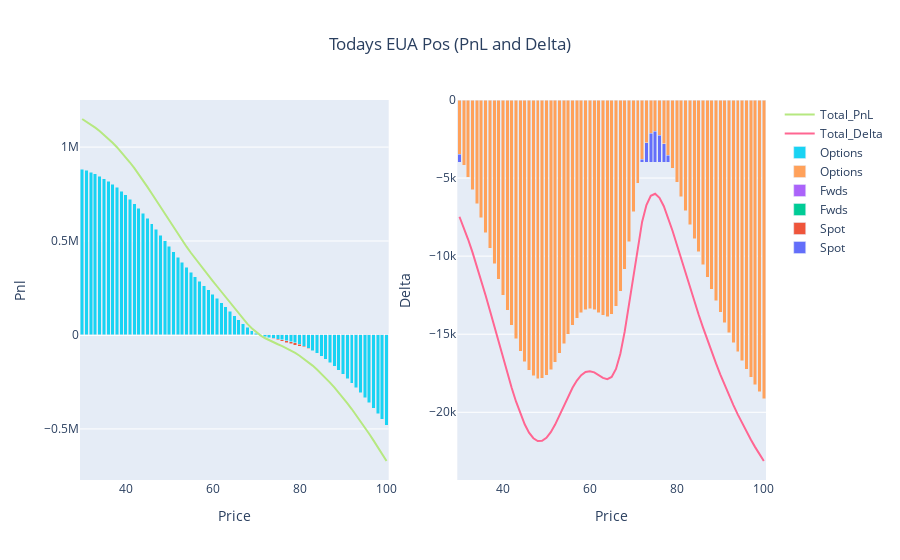

The notebook cell this image was saved under:
### Markdown cell above
# Today's Position

### Code cell
## USE THIS STYLE OF GRAPHING FOR TODAY DATE ENTRY ##
position_functions = Position_Reporting(positions, 'EUA', current_date)
pnl, delta, theta, vega, value = position_functions.combine_frame()

fig_d = go.Figure()

fig_d.add_trace(go.Bar(x=delta.Price, y=delta.Spot, name='Spot', base=0))
fig_d.add_trace(go.Bar(x=delta.Price, y=delta.Fwds, name='Fwds', base=0))
fig_d.add_trace(go.Bar(x=delta.Price, y=delta.Options, name='Options', base=0))
fig_d.add_trace(go.Scatter(x=delta.Price, y=delta.Total_Delta, mode='lines', name='Total_Delta'))

#fig_d.update_layout(title='ACCU Delta Today', xaxis_title='Price', yaxis_title='Delta', barmode='stack')
#fig_d.show()

#~~~~~~~~~~~~~~~~~~~~~~~~~~~~~~~~~
fig_p = go.Figure()

fig_p.add_trace(go.Bar(x=pnl.Price, y=pnl.Spot, name='Spot', base=0))
fig_p.add_trace(go.Bar(x=pnl.Price, y=pnl.Fwds, name='Fwds', base=0))
fig_p.add_trace(go.Bar(x=pnl.Price, y=pnl.Options, name='Options', base=0))
fig_p.add_trace(go.Scatter(x=pnl.Price, y=pnl.Total_Pnl, mode='lines', name='Total_PnL'))

#fig_p.update_layout(title='ACCU PnL Today', xaxis_title='Price', yaxis_title='pnl', barmode='stack')
#fig_p.show()


#~~~~~~~~~~~~~~~~~~~~~~~~~~~~~~~
fig = make_subplots(rows=1, cols=2)
for i in range(0,len(fig_d.data)):
    fig.add_trace(fig_d.data[i], row=1, col=2)
    fig.add_trace(fig_p.data[i], row=1, col=1)
    
fig.update_layout(title={'text': 'Todays EUA Pos (PnL and Delta)','x': 0.5,'xanchor': 'center'}, barmode='stack')

fig.update_xaxes(title_text="Price", row=1, col=1)
fig.update_yaxes(title_text="Pnl", row=1, col=1)
fig.update_xaxes(title_text="Price", row=1, col=2)
fig.update_yaxes(title_text="Delta", row=1, col=2)    
fig.show()
